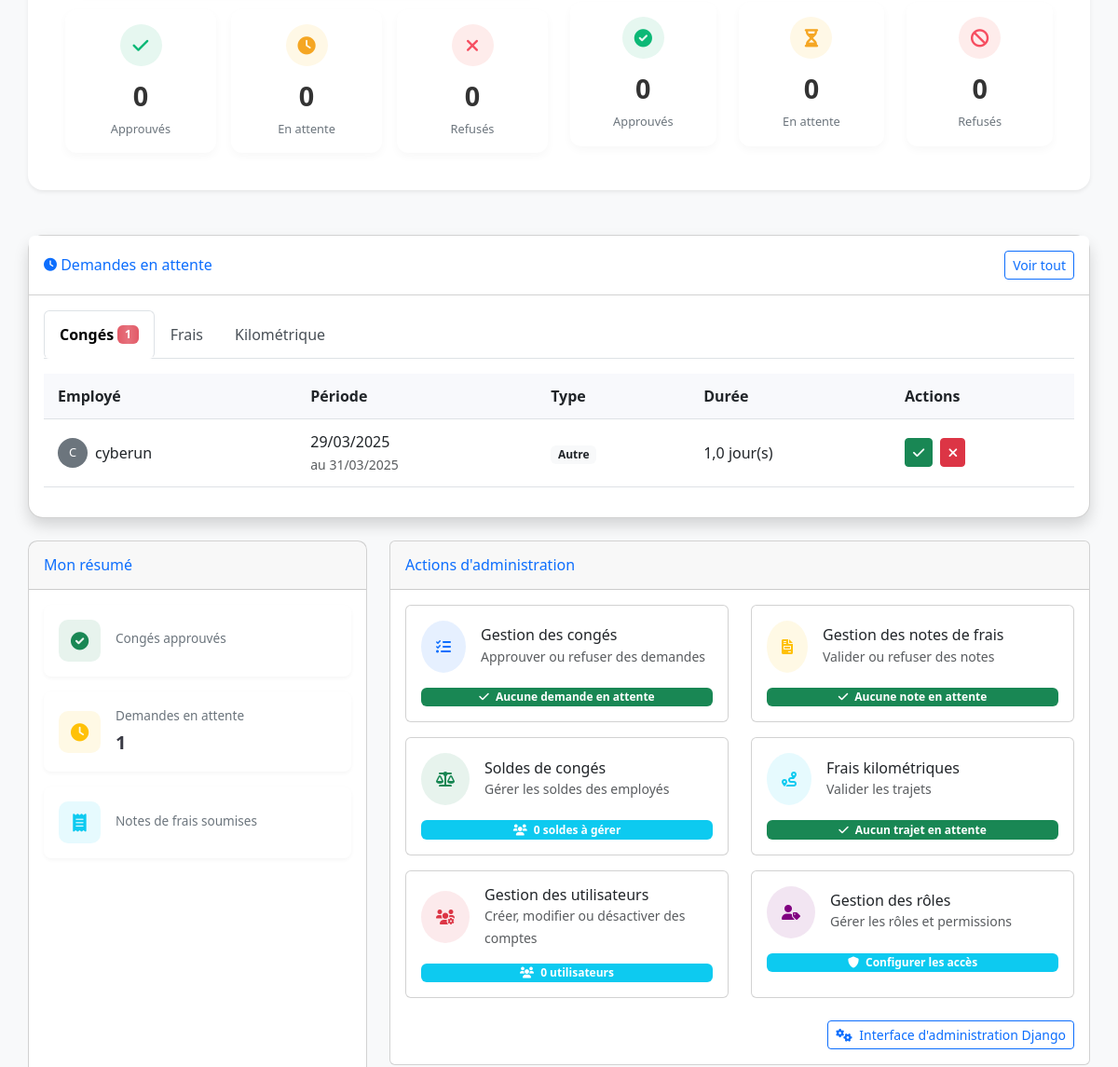
Before: /dashboard/ (signed in, middle part) with the older database file.
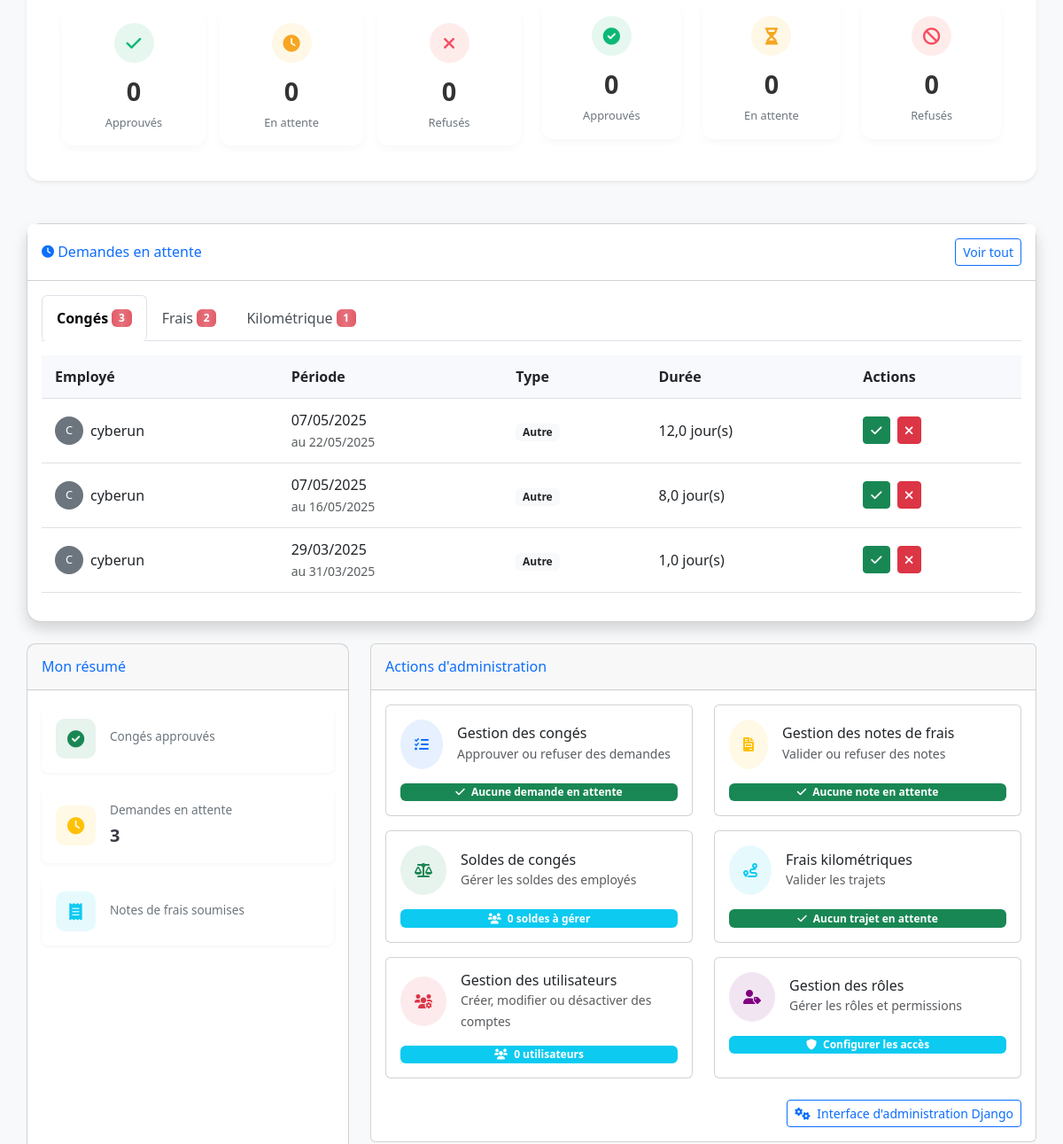
After: the same page with the newer database file.
### rh_management/models.py (models this page shows, shortened)
class LeaveRequest(models.Model):
    LEAVE_TYPES = (
        ('annual', 'Congé annuel'),
        ('sick', 'Congé maladie'),
        ('parental', 'Congé parental'),
        ('unpaid', 'Congé sans solde'),
        ('bereavement', 'Congé pour décès'),
        ('marriage', 'Congé pour mariage'),
        ('moving', 'Congé pour déménagement'),
        ('other', 'Autre')
    )
    STATUS_CHOICES = (
        ('pending', 'En attente'),
        ('approved', 'Approuvé'),
        ('rejected', 'Refusé')
    )
    HALF_DAY_PERIOD_CHOICES = (
        ('morning', 'Matin'),
        ('afternoon', 'Après-midi')
    )
    user = models.ForeignKey(User, on_delete=models.CASCADE, related_name='leave_requests')
    leave_type = models.CharField(max_length=20, choices=LEAVE_TYPES)
    start_date = models.DateField()
    end_date = models.DateField()
    half_day = models.BooleanField(default=False)
    half_day_period = models.CharField(max_length=10, choices=HALF_DAY_PERIOD_CHOICES, default='morning', blank=True)
    reason = models.TextField(blank=True, null=True)
    status = models.CharField(max_length=10, choices=STATUS_CHOICES, default='pending')
    attachment = models.FileField(upload_to='leave_attachments/', blank=True, null=True)
    created_at = models.DateTimeField(auto_now_add=True)
    updated_at = models.DateTimeField(auto_now=True)
    days_requested = models.DecimalField(max_digits=4, decimal_places=1, default=0)
    class Meta:
        ordering = ['-created_at']

### rh_management/views/dashboard_views.py (the view)
# urls.py: path("dashboard/", dashboard_view, name="dashboard"),
@login_required
def dashboard_view(request):
    is_admin = request.user.is_superuser
    is_hr = request.user.groups.filter(name='RH').exists() or request.user.is_staff
    is_manager = request.user.groups.filter(name='Manager').exists()
    unread_notifications_count = Notification.objects.filter(user=request.user, read=False).count()
    context = {
        'is_admin': is_admin,
        'is_hr': is_hr,
        'is_manager': is_manager,
        'unread_notifications': unread_notifications_count,
    }
    if is_admin or is_hr:
        pending_leaves = LeaveRequest.objects.filter(
            status='pending'
        ).select_related('user').order_by('-created_at')
        pending_expenses = ExpenseReport.objects.filter(
            status='pending'
        ).select_related('user').order_by('-created_at')
        pending_kilometrics = KilometricExpense.objects.filter(
            status='pending'
        ).select_related('user').order_by('-created_at')
        context.update({
            'pending_leaves': pending_leaves,
            'pending_expenses': pending_expenses,
            'pending_kilometrics': pending_kilometrics,
            'pending_leaves_count': pending_leaves.count(),  # Ajoutez des compteurs explicites
            'pending_expenses_count': pending_expenses.count(),
            'pending_kilometrics_count': pending_kilometrics.count()
        })
    elif is_manager:
        pass
    my_recent_leaves = LeaveRequest.objects.filter(
        user=request.user
    ).order_by('-created_at')[:5]
    my_recent_expenses = ExpenseReport.objects.filter(
        user=request.user
    ).order_by('-created_at')[:5]
    my_recent_kilometrics = KilometricExpense.objects.filter(
        user=request.user
    ).order_by('-created_at')[:5]
    context.update({
        'my_recent_leaves': my_recent_leaves,
        'my_recent_expenses': my_recent_expenses,
        'my_recent_kilometrics': my_recent_kilometrics
    })
    return render(request, 'rh_management/dashboard.html', context)

### templates/rh_management/dashboard.html (shortened to what the changed rows need)
{% extends "base.html" %}
{% block content %}
<div class="container dashboard-container">
    {% if is_hr or is_admin %}
    <div class="row mb-4">
        <div class="col-12">
            <div class="card shadow h-100 rounded-4">
                <div class="card-body">
                    <ul class="nav nav-tabs mb-3" id="pendingTabs" role="tablist">
                        <li class="nav-item" role="presentation">
                            <button class="nav-link active" id="leaves-tab" data-bs-toggle="tab" data-bs-target="#leaves" type="button" role="tab">
                                Congés
                                {% if pending_leaves_count > 0 %}
                                <span class="badge bg-danger ms-1 badge-animated">{{ pending_leaves_count }}</span>
                                {% endif %}
                            </button>
                        </li>
                        <li class="nav-item" role="presentation">
                            <button class="nav-link" id="expenses-tab" data-bs-toggle="tab" data-bs-target="#expenses" type="button" role="tab">
                                Frais
                                {% if pending_expenses_count > 0 %}
                                <span class="badge bg-danger ms-1 badge-animated">{{ pending_expenses_count }}</span>
                                {% endif %}
                            </button>
                        </li>
                        <li class="nav-item" role="presentation">
                            <button class="nav-link" id="kilometrics-tab" data-bs-toggle="tab" data-bs-target="#kilometrics" type="button" role="tab">
                                Kilométrique
                                {% if pending_kilometrics_count > 0 %}
                                <span class="badge bg-danger ms-1 badge-animated">{{ pending_kilometrics_count }}</span>
                                {% endif %}
                            </button>
                        </li>
                    </ul>
                    <div class="tab-content">
                        <div class="tab-pane fade show active" id="leaves" role="tabpanel">
                            {% if pending_leaves %}
                                <div class="table-responsive">
                                    <table class="table leave-table">
                                        <thead>
                                            <tr>
                                                <th>Employé</th>
                                                <th>Période</th>
                                                <th>Type</th>
                                                <th>Durée</th>
                                                <th>Actions</th>
                                            </tr>
                                        </thead>
                                        <tbody>
                                            {% for leave in pending_leaves|slice:":5" %}
                                                <tr>
                                                    <td>
                                                        <div class="d-flex align-items-center">
                                                            <div class="me-2">
                                                                {% if leave.user.userprofile.profile_picture %}
                                                                    <img src="{{ leave.user.userprofile.profile_picture.url }}" class="rounded-circle" width="32" height="32">
                                                                {% else %}
                                                                    <div class="rounded-circle bg-secondary text-white d-flex align-items-center justify-content-center" style="width: 32px; height: 32px; font-size: 0.8rem;">
                                                                        {{ leave.user.username.0|upper }}
                                                                    </div>
                                                                {% endif %}
                                                            </div>
                                                            <div>
                                                                {{ leave.user.get_full_name|default:leave.user.username }}
                                                            </div>
                                                        </div>
                                                    </td>
                                                    <td>
                                                        <span class="d-block">{{ leave.start_date|date:"d/m/Y" }}</span>
                                                        <small class="text-muted">au {{ leave.end_date|date:"d/m/Y" }}</small>
                                                    </td>
                                                    <td>
                                                        <span class="badge bg-light text-dark">{{ leave.get_leave_type_display }}</span>
                                                    </td>
                                                    <td>{{ leave.days_requested }} jour(s)</td>
                                                    <td>
                                                        <a href="{% url 'approve_leave' leave.id %}" class="btn btn-sm btn-success me-1">
                                                            <i class="fas fa-check"></i>
                                                        </a>
                                                        <a href="{% url 'reject_leave' leave.id %}" class="btn btn-sm btn-danger">
                                                            <i class="fas fa-times"></i>
                                                        </a>
                                                    </td>
                                                </tr>
                                            {% endfor %}
                                        </tbody>
                                    </table>
                                </div>
                            {% else %}
                                <div class="text-center py-4">
                                    <i class="far fa-calendar-check fa-3x mb-3 text-muted"></i>
                                    <p class="mb-0">Aucune demande de congé en attente.</p>
                                </div>
                            {% endif %}
                        </div>
                    </div>
                </div>
            </div>
        </div>
    </div>
    {% endif %}
    <div class="row">
        <div class="col-lg-4 mb-4">
            <div class="card stats-card mb-4">
                <div class="card-body">
                    <div class="stat-item">
                        <div class="stat-text">
                            <div class="stat-title">Demandes en attente</div>
                            <div class="stat-value">{{ pending_leaves_count }}</div>
                        </div>
                    </div>
                </div>
            </div>
        </div>
    </div>
</div>
{% endblock %}

Changed rows visible on the page:
added LeaveRequest: user.username.0 "C", user.get_full_name "cyberun", start_date "07/05/2025", end_date "22/05/2025", leave_type "Autre", days_requested "12,0"
added LeaveRequest: user.username.0 "C", user.get_full_name "cyberun", start_date "07/05/2025", end_date "16/05/2025", leave_type "Autre", days_requested "8,0"
Other visible differences:
{{ pending_leaves_count }}: "1" → "3"
{{ pending_expenses_count }}: (not shown) → "2"
{{ pending_kilometrics_count }}: (not shown) → "1"
